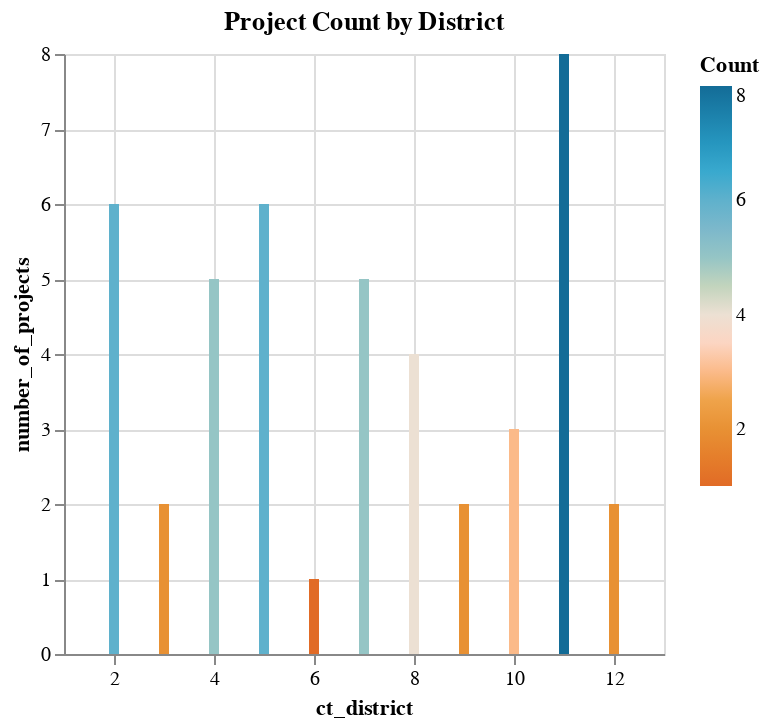

Notebook code cell kept with this figure:
### Markdown cell above
* Place the column you want the colors to be based on in `color=alt.Color(column)`
* Place your color palette in the `scale` argument `scale=alt.Scale(range=your_color_palette)`.

### Code cell
alt.Chart(pivot_median, title="Project Count by District").mark_bar().encode(
    x="ct_district",
    y="number_of_projects",
    color=alt.Color(
        "number_of_projects",  # This is the column you want the color of your bar to be based on
        title="Count",  # This is the legend of your title
        scale=alt.Scale(
            range=calitp_color_palette.CALITP_DIVERGING_COLORS  # This is where you can customize the colors,
        ),
    ),
)

### Figure 1 — Vega-Lite specification as saved in the notebook (floating-point values rounded to 4 significant figures)
{"config": {"view": {"continuousWidth": 300, "continuousHeight": 300}}, "data": {"name": "data-9b04d3590f74ac1a3c351c2b684fca70"}, "mark": {"type": "bar"}, "encoding": {"color": {"field": "number_of_projects", "scale": {"range": ["#E16B26", "#EB9F3C", "#f6e7e1", "#8CBCCB", "#2EA8CE", "#136C97"]}, "title": "Count", "type": "quantitative"}, "x": {"field": "ct_district", "type": "quantitative"}, "y": {"field": "number_of_projects", "type": "quantitative"}}, "title": "Project Count by District", "$schema": "https://vega.github.io/schema/vega-lite/v5.14.1.json", "datasets": {"data-9b04d3590f74ac1a3c351c2b684fca70": [{"ct_district": 2, "median": 64.5, "number_of_projects": 6}, {"ct_district": 3, "median": 76.0, "number_of_projects": 2}, {"ct_district": 4, "median": 76.0, "number_of_projects": 5}, {"ct_district": 5, "median": 74.0, "number_of_projects": 6}, {"ct_district": 6, "median": 76.0, "number_of_projects": 1}, {"ct_district": 7, "median": 78.0, "number_of_projects": 5}, {"ct_district": 8, "median": 74.5, "number_of_projects": 4}, {"ct_district": 9, "median": 67.0, "number_of_projects": 2}, {"ct_district": 10, "median": 65.0, "number_of_projects": 3}, {"ct_district": 11, "median": 68.0, "number_of_projects": 8}, {"ct_district": 12, "median": 62.0, "number_of_projects": 2}]}}
